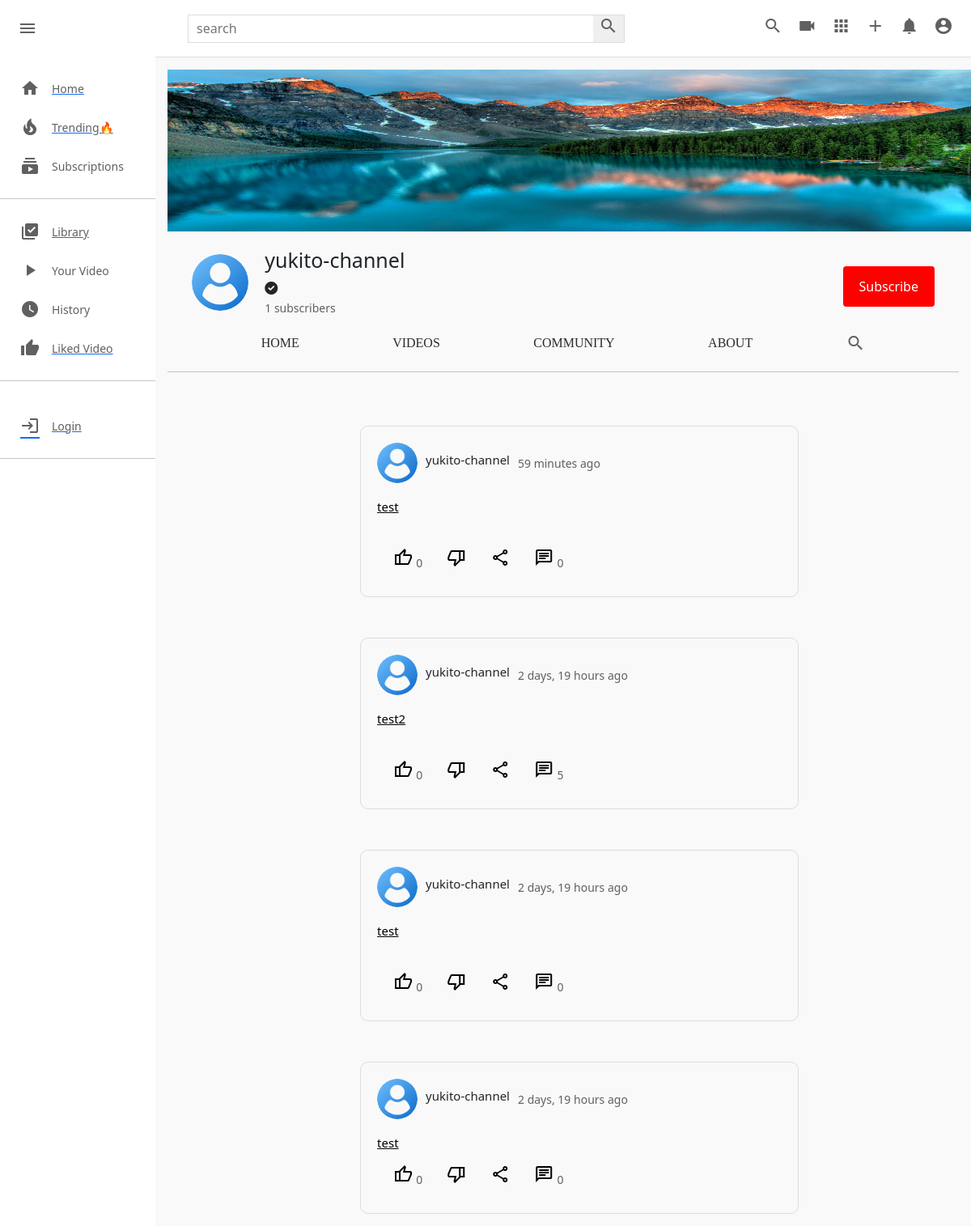
Page /c/1/community/ on the committed database.
### channel/models.py (models this page shows, shortened)
class Channel(models.Model):
    channel_art=models.ImageField(upload_to=user_directory_path,default='images/channel-art.jpg')
    image=models.ImageField(upload_to=user_directory_path,default='images/user-image.png')
    full_name=models.CharField(max_length=100)
    channel_name=models.CharField(max_length=100)
    description=models.TextField(null=True,blank=True)
    keyword=TaggableManager(blank=True)
    date=models.DateTimeField(auto_now_add=True)
    status=models.CharField(choices=STATUS,max_length=100,default='Active')
    user=models.OneToOneField(User,on_delete=models.SET_NULL,null=True,related_name="channel")
    subscribers=models.ManyToManyField(User,related_name="user_subs",blank=True)
    verified=models.BooleanField(default=False)
    total_view=models.PositiveIntegerField(default=0)
    business_email=models.EmailField(null=True,blank=True)
    make_business_email_public=models.BooleanField(default=False)
    business_location=models.CharField(null=True,blank=True,max_length=100)
    make_business_location_public=models.BooleanField(default=False)
    website=models.URLField(default='https://www.udemy.com/home')
    instagram=models.URLField(default='https://www.udemy.com/home')
    facebook=models.URLField(default='https://www.udemy.com/home')
    twitter=models.URLField(default='https://www.udemy.com/home')

class Community(models.Model):
    channel=models.ForeignKey(Channel,on_delete=models.CASCADE)
    image=models.ImageField(upload_to=user_directory_path,null=True,blank=True)
    content=models.TextField(null=True,blank=True)
    date=models.DateTimeField(auto_now_add=True)
    status=models.CharField(choices=STATUS,default='Active',max_length=100)
    likes=models.ManyToManyField(User,blank=True)
    class Meta:
        verbose_name='Community'
        verbose_name_plural='Community Posts'

### channel/views.py (the view)
# urls.py: path("<channel_name>/community/",views.channel_community,name='channel-community'),
def channel_community(request,channel_name):
    channel = get_object_or_404(Channel,id=channel_name)
    community = Community.objects.filter(channel=channel,status='Active').order_by('-date')
    context={
        'channel': channel,
        'community': community,
    }
    return render(request,'channel/channel_community.html',context)

### templates/channel/channel_community.html (shortened to what this page needs)
{% extends 'base.html' %}
{% load static %}
{% block style %}
<link rel="stylesheet" href="{% static 'css/style.css' %}" type="text/css">
<link rel="stylesheet" href="{% static 'css/channel-community.css' %}" type="text/css">
<link rel="stylesheet" href="{% static 'css/channel.css' %}" type="text/css">
{% endblock style %}
{% block content %}
    <div class="mainBody">
        {% include 'partials/sidebar.html' %}
        <div class="videos">
            {% include 'channel/partials/channel-header.html' %}
            <div class="video-container">
                {% for c in community %}
                <div class="content-border">
                    <div class="content-div">
                        <div class="header-comm">
                            <div class="channel-details">
                                {% if c.channel.image %}
                                <img src="{{c.channel.image.url}}" class="channel-img-com" alt="">
                                {% else %}
                                <img src="https://thumbs.dreamstime.com/b/default-avatar-profile-vector-user-profile-default-avatar-profile-vector-user-profile-profile-179376714.jpg" class="channel-img-com" alt="">
                                {% endif %}
                                <h5>{{c.channel.channel_name}}</h5>
                                <span>{{c.date|timesince}} ago</span>
                            </div>
                        </div>
                        <div class="content">
                            <a href="{% url 'channel-community-detail' c.channel.id c.id %}"><h3>{{ c.content|truncatechars:200 }}</h3></a>
                        </div>
                        <div class="icon-section">
                            <div class="single-icon">
                                <a href="{% url 'com_add_like' c.id %}"><i class="material-icons material-symbols-outlined">thumb_up</i></a>
                                <span>{{c.likes.all.count}}</span>
                            </div>
                            <div class="single-icon">
                                <a href="{% url 'com_add_like' c.id %}"><i class="material-icons material-symbols-outlined">thumb_down</i></a>
                            </div>
                            <div class="single-icon">
                                <i class="material-icons material-symbols-outlined">share</i>
                            </div>
                            <div class="single-icon">
                                <a href=""><i class="material-icons material-symbols-outlined">chat</i></a>
                                <span>{{c.comments.all.count}}</span>
                            </div>
                        </div>
                    </div>
                </div>
                {% endfor %}
            </div>
        </div>
    </div>
{% endblock content %}

### templates/channel/partials/channel-header.html (shortened to what this page needs)
{% include 'partials/alert.html' %}
<div class="channel-art">
    {% if channel.channel_art.url %}
    <img  src="{{ channel.channel_art.url }}" alt="">
    {% else %}
    <img src="https://wallpaper.dog/large/10702685.jpg" alt="">
    {% endif %}
</div>
<div class="channel-header flex">
    <div class="channel-img-title flex">
        {% if channel.image %}
        <img class="img" src="{{channel.image.url}}" alt="">
        {% else %}
        <img class="img" src="https://thumbs.dreamstime.com/b/default-avatar-profile-vector-user-profile-default-avatar-profile-vector-user-profile-profile-179376714.jpg" alt="">
        {% endif %}
        <div class="channel-image-texts">
            <h4 class="flex">{{channel.channel_name}}</h4>
            {% if channel.verified == True %} <i class="fas fa-check-circle"></i> {% endif %} <br>
            <span id="count">{{channel.subscribers.all.count}}</span><span> subscribers</span>
        </div>
    </div>
    <div class="channel-header-btns">
        {% if request.user != channel.user %}
        <div><button id="sub_btn" onclick="addsub()" class="channel-subscribe sub_button_channel">Subscribe</button></div>
        {% endif %}
    </div>
</div>
<div class="channel-header-links flex">
    <a href="{% url 'channel-profile' channel.id %}" class="display-this">Home</a>
    <a href="{% url 'channel-videos' channel.id %}" class="display-this">Videos</a>
    <a href="{% url 'channel-community' channel.id %}" class="dont-display-thdis">Community</a>
    <a href="{% url 'channel-about' channel.id %}" class="displhray-this">About</a>
    <a href="" class="dont-display-this"><i class="material-icons">search</i></a>
</div>
<hr>

### static/css/style.css (style rules this page uses)
* { margin: 0; padding: 0; box-sizing: border-box; }
body { font-family: 'Roboto','sans-serif'; }
.material-icons { color: rgb(96, 96, 96); }
.mainBody { height: calc(100vh - 70px); display: flex; overflow: hidden; }
hr { height: 1px; background-color: #e5e5e5; border: none; }
.videos { background-color: #f9f9f9; width: 100%; height: 100%; padding: 15px 15px; border-top: 1px solid #ddd; overflow-y: scroll; }
.video-container { display: flex; flex-direction: row; justify-content: space-around; flex-wrap: wrap; }
.title a, span { text-decoration: none; color: rgb(96, 96, 96); font-size: 14px; }

### static/css/channel-community.css (style rules this page uses)
.content-border { margin-left: 40px; margin-top: 50px; border: solid 1px rgba(92, 92, 92, 0.185); padding: 20px; border-radius: 10px; }
.header-comm { justify-content: space-between; display: flex; }
.channel-details { display: flex; align-items: center; }
.channel-details img { width: 50px; border-radius: 50px; object-fit: cover; height: 50px; }
.channel-details h5 { font-size: 15px; margin-left: 10px; }
.channel-details span { margin-left: 10px; }
.content h3 { font-size: 15px; width: 500px; text-align: justify; font-weight: 400; margin-top: 20px; }
.icon-section { display: flex; align-items: center; }
.single-icon { align-items: center; padding: 10px; padding-left: 20px; }
.material-symbols-outlined { transition: 0.5s; color: black; }
.about-right h4, h5 { margin-bottom: 20px; margin-top: 20px; font-size: 15px; font-weight: normal; }
a { text-decoration: none; }

### static/css/channel.css (style rules this page uses)
.channel-art img { width: 1100px; height: 200px; }
.channel-art { width: 1100px; height: 200px; }
.flex { display: flex; }
.channel-header { margin: 20px 30px; align-items: center; justify-content: space-between; }
.channel-img-title { align-items: center; }
.channel-img-title .img { width: 70px; height: 70px; object-fit: cover; border-radius: 50px; }
.channel-img-title .channel-image-texts { margin-left: 20px; }
.channel-image-texts h4 { font-size: 25px; font-weight: 500; }
.channel-header-btns { display: flex; }
.channel-header-btns .channel-subscribe { background-color: rgb(255, 0, 0); color: white; border-radius:4px; }
.channel-header-links { justify-content: space-evenly; }
.channel-header-links a { text-decoration: none; text-transform: uppercase; font-family: poppins; color: rgb(43, 43, 43); font-weight: 500; }
.sub_button_channel { background-color: red; color: white; border: none; margin-top: 10px; padding: 13px 20px; }

### templates/channel/channel_community.html (style rules this page uses)
.content a { color: black; }

### rows in the picture
Channel: channel_art (picture), image (picture), channel_name "yukito-channel", subscribers.all.count "1"
Community: channel.image (picture), channel.channel_name "yukito-channel", date "59 minutes", content "test", likes.all.count "0", comments.all.count "0"
Community: channel.image (picture), channel.channel_name "yukito-channel", date "2 days, 19 hours", content "test2", likes.all.count "0", comments.all.count "5"
Community: channel.image (picture), channel.channel_name "yukito-channel", date "2 days, 19 hours", content "test", likes.all.count "0", comments.all.count "0"
Community: channel.image (picture), channel.channel_name "yukito-channel", date "2 days, 19 hours", content "test", likes.all.count "0", comments.all.count "0"
